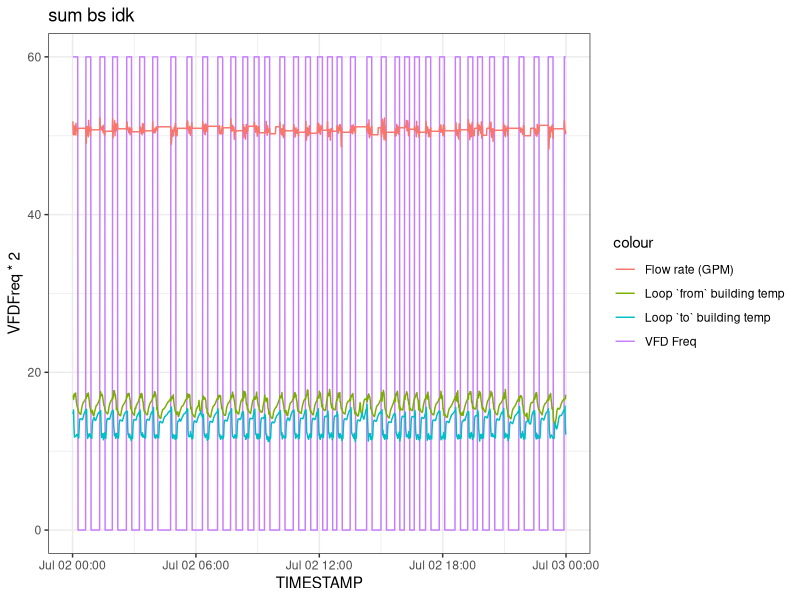
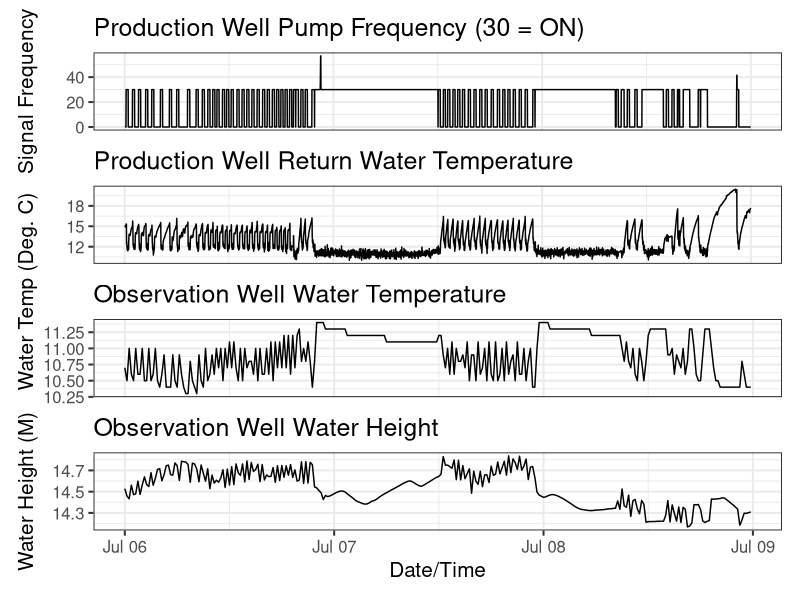
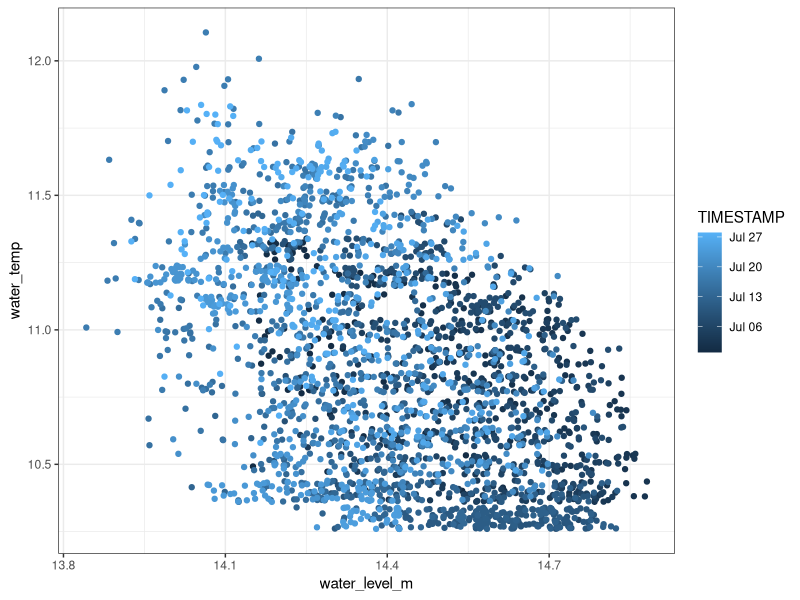

Write the R code that produced these figures, in order.
library(tidyverse)
library(readxl)
library(lubridate)
library(patchwork)

geoloop = read_excel("geoloop.xlsx") %>% 
  mutate(TIMESTAMP = as_datetime(TIMESTAMP), GeoloopToBldgT = (GeoloopToBldgT - 32) * 5/9, GeoloopFromBldgT = (GeoloopFromBldgT - 32) * 5/9)
zentra = read_csv("zentra.csv") %>% 
  rename(TIMESTAMP = `z6-22205`, water_level_m = `Port1...2`, water_temp = `Port1...3`) %>% 
  mutate(water_level_m = as.numeric(water_level_m) / 1000, water_temp = as.numeric(water_temp), TIMESTAMP = mdy_hms(TIMESTAMP)) %>% 
  slice(3:n()) %>% 
  select(1:3) %>% 
  filter(TIMESTAMP >= "2026-06-30 00:01:00", TIMESTAMP <= "2026-07-27 23:59:00")

geoloop %>% 
  mutate(diff = GeoloopToBldgT - GeoloopFromBldgT) %>% 
  filter(date(TIMESTAMP) == "2026-07-02") %>%
  ggplot() +
  geom_line(aes(x = TIMESTAMP, y = VFDFreq * 2, color = 'VFD Freq')) +
  geom_line(aes(x = TIMESTAMP, y = GeoloopFromBldgT, color = 'Loop `from` building temp')) +
  geom_line(aes(TIMESTAMP, GeoloopToBldgT, color = 'Loop `to` building temp')) +
  geom_line(aes(TIMESTAMP, GeoloopGPM, color = 'Flow rate (GPM)'), size =  0.5) +
  # geom_smooth(aes(TIMESTAMP, GeoloopGPM /2, color = 'Flow rate (GPM)'), method = "gam", se = FALSE) +
  # geom_hline(yintercept = 0) +
  # scale_y_continuous(sec.axis = sec_axis(~. / 2)) +
  theme_bw() +
  labs(title = "sum bs idk")

dates = c("2026-07-06", "2026-07-07", "2026-07-08")

P1 = geoloop %>% 
  filter(date(TIMESTAMP) %in% dates) %>%
  ggplot() + 
  geom_line(aes(x = TIMESTAMP, y = GeoloopToBldgT)) +
  theme_bw(base_size = 15) +
  labs(title = "Production Well Return Water Temperature", x = "Date/Time", y = "Water Temp (Deg. C)")

P4 = geoloop %>% 
  filter(date(TIMESTAMP) %in% dates) %>%
  ggplot() + 
  geom_line(aes(x = TIMESTAMP, y = VFDFreq)) +
  theme_bw(base_size = 15) +
  labs(title = "Production Well Pump Frequency (30 = ON)", x = "Date/Time", y = "Signal Frequency")

P2 = zentra %>% 
  filter(date(TIMESTAMP) %in% dates) %>%
  ggplot(aes(x = TIMESTAMP, y = water_level_m)) + 
  geom_line() +
  # geom_smooth(method = 'gam', se = FALSE, color = 'blue', formula = y ~ s(x, k = 40, bs = "cs")) +
  theme_bw(base_size = 15) +
  labs(title = "Observation Well Water Height", x = "Date/Time", y = "Water Height (M)")

P3 = zentra %>% 
  filter(date(TIMESTAMP) %in% dates) %>%
  ggplot(aes(x = TIMESTAMP, y  = water_temp)) + 
  geom_line() +
  # geom_smooth(method = 'gam', se = FALSE, color = 'blue', formula = y ~ s(x, k = 40, bs = "cs")) +
  theme_bw(base_size = 15) +
  labs(title = "Observation Well Water Temperature", x = "Date/Time", y = "Water Temp (Deg. C)")

P4 / P1 / P3 / P2 + plot_layout(axes = "collect")

ggplot(zentra, aes(x = water_level_m, y = water_temp, color = TIMESTAMP)) + 
  geom_jitter() + 
  # geom_smooth(se = FALSE) +
  theme_bw()

  
  
